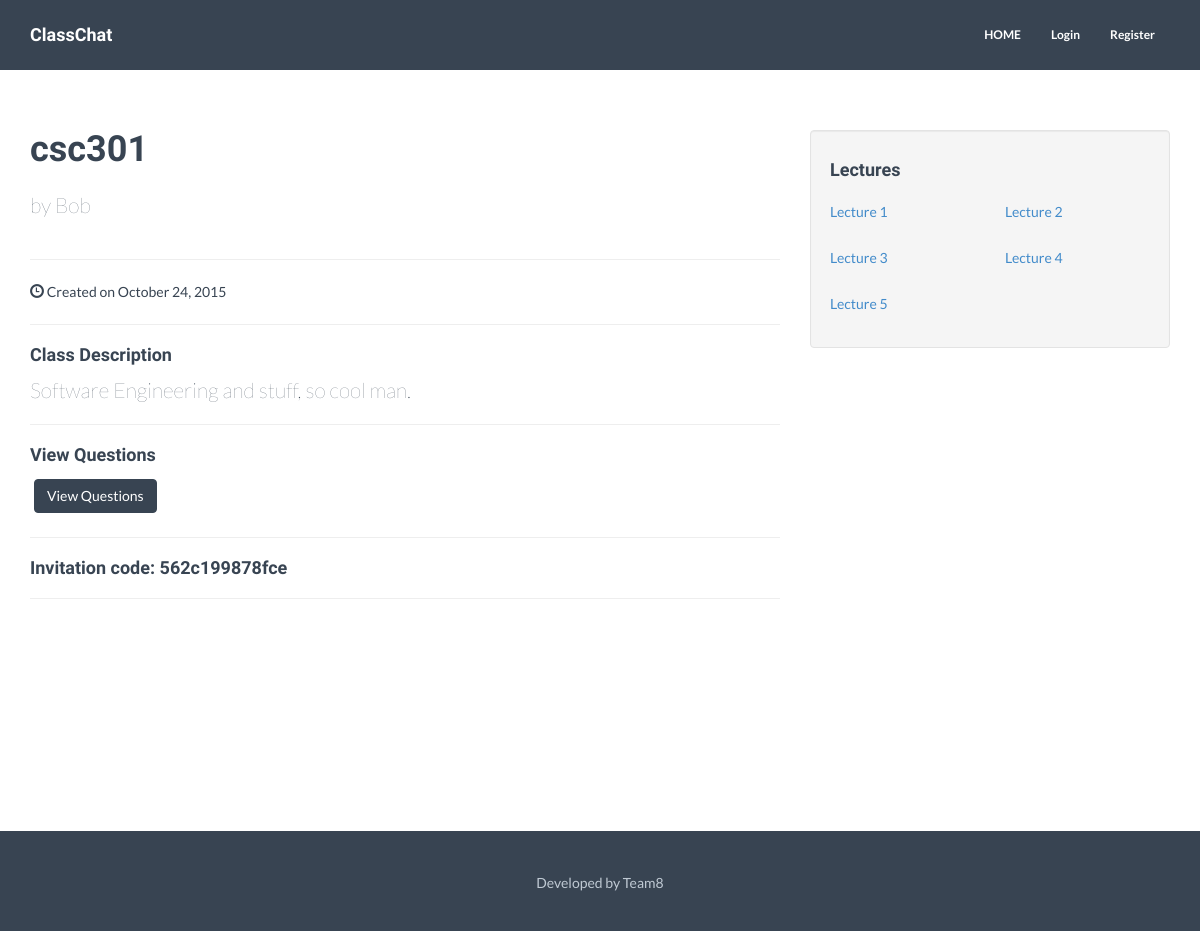
Screenshot of /class.php?code=csc301 with the database file from the repository.
### tables this page shows
CREATE TABLE `classes` (
  `creator` varchar(50) NOT NULL,
  `id` int(11) NOT NULL,
  `code` varchar(50) NOT NULL,
  `description` varchar(100) NOT NULL,
  `invite` varchar(13) NOT NULL,
  `date` timestamp NOT NULL DEFAULT CURRENT_TIMESTAMP
);

CREATE TABLE `users` (
  `userid` int(11) NOT NULL,
  `name` varchar(50) NOT NULL,
  `email` varchar(50) NOT NULL,
  `password` varchar(50) NOT NULL,
  `type` varchar(50) NOT NULL
);

CREATE TABLE `lectures` (
  `id` int(11) NOT NULL,
  `class` varchar(50) NOT NULL,
  `date` timestamp NOT NULL DEFAULT CURRENT_TIMESTAMP,
  `num` int(11) NOT NULL,
  `topic` varchar(50) NOT NULL,
  `flag` varchar(50) NOT NULL,
  `satisfied` int(11) NOT NULL,
  `unsatisfied` int(11) NOT NULL,
   
  `voters` varchar(50) NOT NULL
);

### class.php (the view, shortened to what this page needs)
<?php include("assets/templates/header.php"); ?>
<?php
function process_date($raw_date) {
    $date_elements[0] = substr($raw_date, 0, 4);
    $date_elements[1] = substr($raw_date, 5, 2);
    $date_elements[2] = substr($raw_date, 8, 2);
    switch ($date_elements[1]) {
        case "10":
            $month ="October";
            break;
    }
    return $month . " " . $date_elements[2] . ", " . $date_elements[0];
}
?>
<?php
    $code = $_GET['code'];
    $SQL = "SELECT * FROM classes WHERE code= '$code'";
    $result = mysql_query($SQL);
    $row = mysql_fetch_array($result, MYSQL_ASSOC);
    $code = $row['code'];
    $desc = $row['description'];
    $creator = $row['creator'];
    $date = process_date($row['date']);
    $invite = $row['invite'];
	$SQL = "SELECT * FROM users WHERE email = '$creator'";
	$result = mysql_query($SQL);
    $row = mysql_fetch_array($result, MYSQL_ASSOC);
	$creatorname = $row['name'];
?>
    <br>
    <br>
    <br>
    <div class="container">
        <div class="row">
            <div class="col-lg-8">
                <h1 id="courseCode"><?=$code?></h1>
                <p class="lead" style="display: inline-block">
                    by <?=$creatorname?>
                </p>
                <hr>
                <p><span class="glyphicon glyphicon-time"></span> Created on <?=$date?></p>
                <hr>
                <h4> Class Description </h4>
                <div id="desc"><p class="lead"><?=$desc?></p></div>
                <hr>
                <h4> View Questions </h4>
                <a class="btn btn-theme" href="questions.php?course=<?=$code?>">View Questions</a>
                <hr>
                <h4> Invitation code:  <?=$invite?></h4>
                <hr>
                <br>
                <br>
                <br>
                <br>
            </div>
            <br>
            <div class="col-md-4">
                <div class="well">
                    <h4>Lectures</h4>
                    <div class="row">
                    <?php
                        $SQL2 = "SELECT * FROM lectures WHERE class = '$code'";
                        $result2 = mysql_query($SQL2);
                        while($row2 = mysql_fetch_array($result2, MYSQL_ASSOC)){
                            $title = "Lecture " . $row2['num'];
                            $id = $row2['id'];
                            ?>
                            <div class="col-sm-6 col-lg-6">
                                <p><a href="live_lec.php?id=<?=$id?>"><?=$title?></a></p>
                            </div>
                        <?php
                        }
                    ?>
                    </div>
                </div>
            </div>
        </div>
    </div>
<br>
<br>
<br>
<?php include("assets/templates/footer.php"); ?>

### assets/templates/header.php (shortened to what this page needs)
<?php
function echoActiveClassIfRequestMatches($requestUri)
{
    $current_file_name = basename($_SERVER['REQUEST_URI'], ".php");
    if ($current_file_name == $requestUri)
        echo 'class="active"';
}
?>
<!DOCTYPE html>
<html lang="en">
  <head>
    <link href="assets/css/bootstrap.css" rel="stylesheet">
    <link href="assets/css/style.css" rel="stylesheet">
    <link href="assets/css/font-awesome.min.css" rel="stylesheet">
    <link href="http://netdna.bootstrapcdn.com/font-awesome/3.2.1/css/font-awesome.min.css" rel="stylesheet">
    <link rel="stylesheet" href="http://ajax.googleapis.com/ajax/libs/jqueryui/1.9.0/themes/redmond/jquery-ui.css" type="text/css" />
    <link rel="stylesheet" href="assets/js/datepicker/css/ui.daterangepicker.css" type="text/css" />
  </head>
  <body>
    <div class="navbar navbar-default navbar-fixed-top" role="navigation">
      <div class="container">
        <div class="navbar-header">
          <a class="navbar-brand" href="index.php">ClassChat</a>
        </div>
        <div class="navbar-collapse collapse navbar-right">
          <ul class="nav navbar-nav">
            <li <?=echoActiveClassIfRequestMatches("index")?>><a href="index.php">HOME</a></li>
            <?php
              if (isset($_SESSION['login']) AND $_SESSION['type'] == "Professor"){
                  echo '<li class="nav-item"><a href="#">WELCOME PROFESSOR</a></li>';
                  echo '<li class="nav-item"><a href="profile.php">MY CLASSES</a></li>';
                  echo '<li class="nav-item"><a href="logout.php">LOGOUT</a></li>';
                  echo '<li class="nav-item"><a href="settings.php">SETTINGS</a></li>';
              } elseif (isset($_SESSION['login']) AND $_SESSION['type'] == "Student"){
                  echo '<li class="nav-item"><a href="#">WELCOME STUDENT</a></li>';
                  echo '<li class="nav-item"><a href="profile.php">MY CLASSES</a></li>';
                  echo '<li class="nav-item"><a href="logout.php">LOGOUT</a></li>';
                  echo '<li class="nav-item"><a href="settings.php">SETTINGS</a></li>';
              }
              else{
                  echo '<li class="nav-item"><a href="login.php">Login</a></li>';
                  echo '<li class="nav-item"><a href="register.php">Register</a></li>';
              }
              ?>
          </ul>
        </div>
      </div>
    </div>
    <div class="content" style="margin-top:50px">

### assets/templates/footer.php (shortened to what this page needs)
<div class="push"></div>
</div>
	 <div id="footerwrap">
	 	<div class="container">
		 	<div class="row">
		 		<div class="col-lg-4"></div>
		 		<div class="col-lg-4 text-center">
		 			<p>Developed by Team8</p>
		 		</div>
		 		<div class="col-lg-4"></div>
		 	</div>
	 	</div>
	 </div>
  </body>
</html>

### assets/css/style.css (style rules this page uses)
* { margin: 0; padding: 0px; }
html { height: 100%; }
body { background: #ffffff; margin: 0; height: 100%; color: #384452; font-family: 'Lato', sans-serif; font-weight: 400; }
h1, h2, h3, h4, h5, h6 { font-family: 'Raleway', sans-serif; font-weight: 700; }
p { padding: 0; margin-bottom: 12px; font-family: 'Lato', sans-serif; font-weight: 400; font-size: 14px; line-height: 24px; color: #384452; margin-top: 10px; }
a { padding: 0; margin: 0; text-decoration: none; -webkit-transition: background-color .4s linear, color .4s linear; -moz-transition: background-color .4s linear, color .4s linear; -o-transition: background-color .4s linear, color .4s linear; -ms-transition: background-color .4s linear, color .4s linear; transition: background-color .4s linear, color .4s linear; }
.navbar { min-height: 70px; padding-top: 10px; margin-bottom: 0px; }
.navbar-brand { font-family: 'Raleway', sans-serif; font-weight: 900; }
.navbar-header .navbar-brand { color: white; }
.navbar-default .navbar-nav > li > a { color: white; font-weight: 700; font-size: 12px; }
.navbar-default { background-color: #384452; border-color: transparent; }
.btn-theme { color: #fff; background-color: #384452; border-color: #384452; margin: 4px; }
#footerwrap { padding-top: 30px; padding-bottom: 30px; background: #384452; height: 100px; }
.push { height: 100px; }
#footerwrap p { color: #bfc9d3; }
.content { min-height: 100%; height: auto !important; height: 100%; margin: 0 auto -2em; }

### rows the page displays
classes: code "csc301", date "October 24, 2015", description "Software Engineering and stuff, so cool man.", invite "562c199878fce"
users: name "Bob"
lectures: num "Lecture 1"
lectures: num "Lecture 2"
lectures: num "Lecture 3"
lectures: num "Lecture 4"
lectures: num "Lecture 5"
